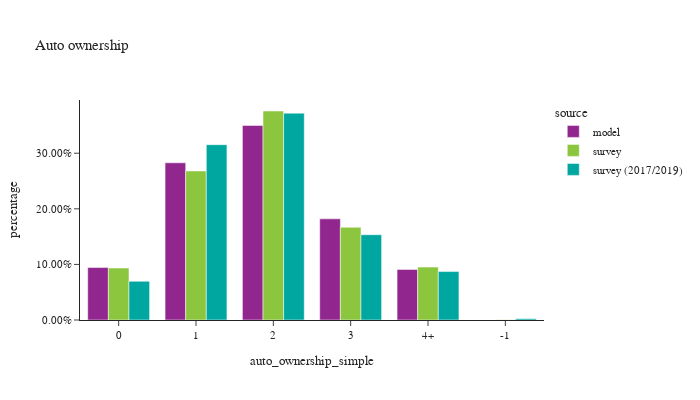

Source (notebook cell):
### Code cell
df_plot = hh.groupby(['source','auto_ownership_simple'])['hhexpfac'].sum().reset_index()
df_plot['percentage'] = df_plot.groupby(['source'], group_keys=False)['hhexpfac'].\
        apply(lambda x: x / float(x.sum()))

df_plot_ct = hh.groupby(['source','auto_ownership_simple'])['hhexpfac'].count().reset_index(). \
    rename(columns={'hhexpfac':'sample count'})
df_plot = df_plot.merge(df_plot_ct, on=['source','auto_ownership_simple'])

fig = px.bar(df_plot.sort_values(by=['source']), x="auto_ownership_simple", y="percentage", color="source",
             hover_data=['sample count'],
             barmode="group",title="Auto ownership")
fig.update_layout(height=400, width=700, font=dict(size=11),
                  yaxis=dict(tickformat=".2%"))
fig.show()

### Figure 1 — Plotly figure (JSON) as saved in the notebook; plotly's stock layout.template omitted (floating-point values rounded to 4 significant figures)
{"data": [{"alignmentgroup": "True", "customdata": [[163761], [490926], [607634], [315891], [157917]], "hovertemplate": "source=model<br>auto_ownership_simple=%{x}<br>percentage=%{y}<br>sample count=%{customdata[0]}<extra></extra>", "legendgroup": "model", "marker": {"color": "#91268F", "pattern": {"shape": ""}}, "name": "model", "offsetgroup": "model", "orientation": "v", "showlegend": true, "textposition": "auto", "type": "bar", "x": ["0", "1", "2", "3", "4+"], "xaxis": "x", "y": [0.09433, 0.2828, 0.35, 0.182, 0.09096], "yaxis": "y"}, {"alignmentgroup": "True", "customdata": [[118], [268], [1034], [572], [1], [1576]], "hovertemplate": "source=survey<br>auto_ownership_simple=%{x}<br>percentage=%{y}<br>sample count=%{customdata[0]}<extra></extra>", "legendgroup": "survey", "marker": {"color": "#8CC63E", "pattern": {"shape": ""}}, "name": "survey", "offsetgroup": "survey", "orientation": "v", "showlegend": true, "textposition": "auto", "type": "bar", "x": ["4+", "3", "2", "0", "-1", "1"], "xaxis": "x", "y": [0.09512, 0.1669, 0.376, 0.09345, 0.0004751, 0.2681], "yaxis": "y"}, {"alignmentgroup": "True", "customdata": [[347], [3], [1077], [2960], [1662], [141]], "hovertemplate": "source=survey (2017/2019)<br>auto_ownership_simple=%{x}<br>percentage=%{y}<br>sample count=%{customdata[0]}<extra></extra>", "legendgroup": "survey (2017/2019)", "marker": {"color": "#00A7A0", "pattern": {"shape": ""}}, "name": "survey (2017/2019)", "offsetgroup": "survey (2017/2019)", "orientation": "v", "showlegend": true, "textposition": "auto", "type": "bar", "x": ["3", "-1", "0", "1", "2", "4+"], "xaxis": "x", "y": [0.1534, 0.002342, 0.06967, 0.3154, 0.3721, 0.08708], "yaxis": "y"}], "layout": {"barmode": "group", "font": {"size": 11}, "height": 400, "legend": {"title": {"text": "source"}, "tracegroupgap": 0}, "title": {"text": "Auto ownership"}, "width": 700, "xaxis": {"anchor": "y", "domain": [0.0, 1.0], "title": {"text": "auto_ownership_simple"}}, "yaxis": {"anchor": "x", "domain": [0.0, 1.0], "tickformat": ".2%", "title": {"text": "percentage"}}}}
